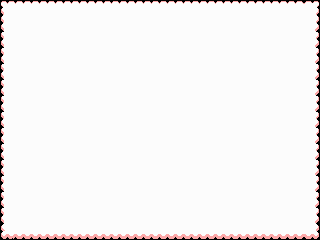

Tiled map render using the project's own tile images. Description and the map definition, with tile-layer contents summarised, below:
An orthogonal 20x15 tile map with 16x16 px tiles, 1 tile layer (Tile Layer 1) and 3 objects.

<map version="1.0" orientation="orthogonal" renderorder="right-down" width="20" height="15" tilewidth="16" tileheight="16" nextobjectid="5">
 <tileset firstgid="1" name="tiles" tilewidth="16" tileheight="16" tilecount="32">
  <image source="tiles.png" width="128" height="64" />
  <tile id="0">
   <properties>
    <property name="col" value="0" />
   </properties>
  </tile>
  <tile id="1">
   <properties>
    <property name="col" value="0" />
   </properties>
  </tile>
  <tile id="2">
   <properties>
    <property name="col" value="0" />
   </properties>
  </tile>
  <tile id="3">
   <properties>
    <property name="col" value="0" />
   </properties>
  </tile>
  <tile id="4">
   <properties>
    <property name="col" value="0" />
   </properties>
  </tile>
  <tile id="5">
   <properties>
    <property name="col" value="0" />
   </properties>
  </tile>
  <tile id="6">
   <properties>
    <property name="col" value="0" />
   </properties>
  </tile>
  <tile id="8">
   <properties>
    <property name="col" value="1" />
   </properties>
  </tile>
  <tile id="9">
   <properties>
    <property name="col" value="1" />
   </properties>
  </tile>
  <tile id="10">
   <properties>
    <property name="col" value="1" />
   </properties>
  </tile>
  <tile id="11">
   <properties>
    <property name="col" value="1" />
    <property name="die" value="" />
   </properties>
  </tile>
  <tile id="12">
   <properties>
    <property name="col" value="1" />
   </properties>
  </tile>
  <tile id="13">
   <properties>
    <property name="col" value="0" />
   </properties>
  </tile>
  <tile id="14">
   <properties>
    <property name="col" value="0" />
   </properties>
  </tile>
  <tile id="16">
   <properties>
    <property name="col" value="0" />
   </properties>
  </tile>
  <tile id="17">
   <properties>
    <property name="col" value="0" />
   </properties>
  </tile>
  <tile id="18">
   <properties>
    <property name="col" value="0" />
   </properties>
  </tile>
  <tile id="19">
   <properties>
    <property name="col" value="0" />
   </properties>
  </tile>
  <tile id="20">
   <properties>
    <property name="col" value="1" />
   </properties>
  </tile>
  <tile id="21">
   <properties>
    <property name="col" value="0" />
   </properties>
  </tile>
  <tile id="22">
   <properties>
    <property name="col" value="0" />
   </properties>
  </tile>
  <tile id="24">
   <properties>
    <property name="col" value="0" />
   </properties>
  </tile>
  <tile id="25">
   <properties>
    <property name="col" value="1" />
   </properties>
  </tile>
  <tile id="26">
   <properties>
    <property name="col" value="1" />
   </properties>
  </tile>
  <tile id="27">
   <properties>
    <property name="col" value="1" />
   </properties>
  </tile>
  <tile id="28">
   <properties>
    <property name="col" value="0" />
   </properties>
  </tile>
  <tile id="29">
   <properties>
    <property name="col" value="0" />
   </properties>
  </tile>
  <tile id="30">
   <properties>
    <property name="col" value="0" />
   </properties>
  </tile>
 </tileset>
 <layer name="Tile Layer 1" width="20" height="15">
  <data>[300 cells, 300 non-empty, 9 distinct tile ids]</data>
 </layer>
 <objectgroup name="Object Layer 1">
  <object id="2" gid="20" x="240" y="96" width="16" height="16">
   <properties>
    <property name="e" value="6" />
   </properties>
  </object>
  <object id="3" gid="20" x="112" y="176" width="16" height="16">
   <properties>
    <property name="e" value="6" />
   </properties>
  </object>
  <object id="4" gid="20" x="160" y="80" width="16" height="16">
   <properties>
    <property name="e" value="6" />
   </properties>
  </object>
 </objectgroup>
</map>
